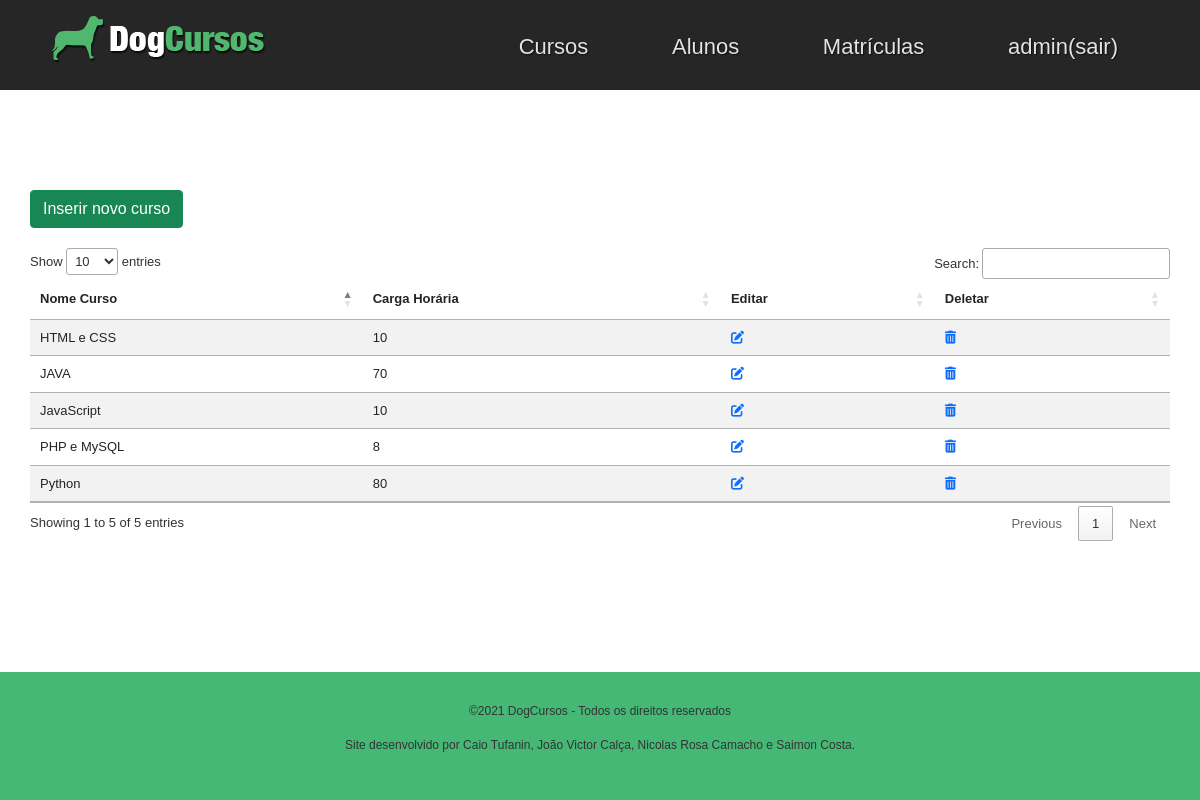
/index.php (signed in), run on the app's committed database.
### tables this page shows
CREATE TABLE IF NOT EXISTS `cursos` (
  `ID_CURSO` int(11) NOT NULL AUTO_INCREMENT,
  `NOME_CURSO` varchar(255) NOT NULL,
  `CARGA_HORARIA` int(11) NOT NULL,
  PRIMARY KEY (`ID_CURSO`)
);

### views/cursos.php (the view)
<a class="btn btn-success" href="?pagina=inserir_curso">Inserir novo curso</a><br><br>
<table class="table table-hover table-striped" id="cursos">
    <thead>
        <tr>
            <th>Nome Curso</th>
            <th>Carga Horária</th>
            <th>Editar</th>
            <th>Deletar</th>
        </tr>
    </thead>
    <tbody>
        <?php
        $query = "SELECT * FROM CURSOS";
        $consulta_cursos = $conexao->query($query);
        foreach ($consulta_cursos as $curso) {
        ?>
            <td><span><?= $curso['NOME_CURSO'] ?></span></td>
            <td><span><?= $curso['CARGA_HORARIA'] ?></span></td>
            <td><a href="?pagina=inserir_curso&editar=<?= $curso['ID_CURSO'] ?>"><i class="fas fa-edit"></i></a></td>
            <td><a href="deleta_curso.php?id_curso=<?= $curso['ID_CURSO'] ?>"><i class="fas fa-trash-alt"></i></a></td></tr>
        <?php
        }
        ?>
    </tbody>
</table>

### header.php (shortened to what this page needs)
<!DOCTYPE html>
<html lang="pt-br">
<head>
    <link rel="stylesheet" href="CSS/bootstrap.min.css">
    <link rel="stylesheet" href="//cdn.datatables.net/1.11.3/css/jquery.dataTables.min.css">
    <link rel="stylesheet" href="CSS/estilo.css">
</head>
<body>
    <header>
        <div class="container">
            <a href="?pagina=home"><img src="img/logo.png" title="Logo" alt="Logo"></a>
            <div id="menu">
                <a href="?pagina=cursos">Cursos</a>
                <a href="?pagina=alunos">Alunos</a>
                <a href="?pagina=matriculas">Matrículas</a>
                <?php if(isset($_SESSION['login'])) { ?>
                <a href="logout.php"><?php echo $_SESSION['usuario']; ?>(sair)</a>
                <?php } ?>
            </div>
        </div>
    </header>
    <div id="conteudo" class="container">

### index.php (shortened to what this page needs)
<?php
include 'db.php';
include 'header.php';
if(isset($_SESSION['login'])){
    if(isset($_GET['pagina'])){
        $pagina = $_GET['pagina'];
    }
    else{
        $pagina = 'cursos';
    }
}else{
    $pagina = 'home';
    if ( isset($_GET['pagina']) && $_GET['pagina'] == 'registro' ) {
        $pagina = 'registro';
    }
}
switch($pagina){
    case 'cursos': include 'views/cursos.php'; break;
}
include 'footer.php';

### footer.php (shortened to what this page needs)
</div>
<footer class="fixed-bottom">
    <p>©2021 DogCursos - Todos os direitos reservados</p>
    <p>Site desenvolvido por Caio Tufanin, João Victor Calça, Nicolas Rosa Camacho e Saimon Costa.</p>
</footer>

### CSS/estilo.css (style rules this page uses)
* { margin: 0; padding: 0; }
body { font-family: Arial, Helvetica, sans-serif; font-size: 13px; color: #333; }
header { height: 90px; background-color: #262626; }
footer { width: 100%; position: absolute; bottom: 0; background-color: #44b874; text-align: center; font-size: 12px; padding: 30px 0px; color: #333; }
#menu { float: right; padding: 30px 0; }
#menu a { text-decoration: none; text-shadow: 1px 1px 1px #111; font-size: 22px; padding: 30px 40px; color: #e3e3e3; }
#conteudo { padding: 100px 0px; }

### data on the page
cursos: NOME_CURSO "HTML e CSS", CARGA_HORARIA "10"
cursos: NOME_CURSO "PHP e MySQL", CARGA_HORARIA "8"
cursos: NOME_CURSO "JavaScript", CARGA_HORARIA "10"
cursos: NOME_CURSO "Python", CARGA_HORARIA "80"
cursos: NOME_CURSO "JAVA", CARGA_HORARIA "70"

### other printed values
$_SESSION['usuario'] "admin"
